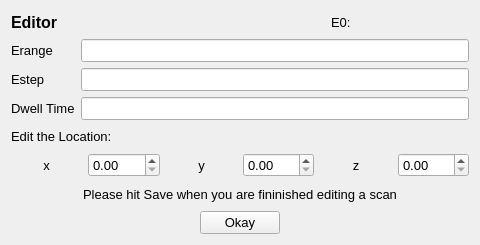
<?xml version="1.0" encoding="UTF-8"?>
<ui version="4.0">
 <class>Form</class>
 <widget class="QWidget" name="Form">
  <property name="geometry">
   <rect>
    <x>0</x>
    <y>0</y>
    <width>480</width>
    <height>245</height>
   </rect>
  </property>
  <property name="windowTitle">
   <string>Form</string>
  </property>
  <layout class="QVBoxLayout" name="verticalLayout">
   <item>
    <layout class="QHBoxLayout" name="horizontalLayout">
     <item>
      <widget class="QLabel" name="label">
       <property name="font">
        <font>
         <pointsize>12</pointsize>
         <weight>75</weight>
         <bold>true</bold>
        </font>
       </property>
       <property name="text">
        <string>Editor</string>
       </property>
      </widget>
     </item>
     <item>
      <spacer name="horizontalSpacer_3">
       <property name="orientation">
        <enum>Qt::Horizontal</enum>
       </property>
       <property name="sizeHint" stdset="0">
        <size>
         <width>40</width>
         <height>20</height>
        </size>
       </property>
      </spacer>
     </item>
     <item>
      <widget class="QLabel" name="label_7">
       <property name="font">
        <font>
         <pointsize>10</pointsize>
        </font>
       </property>
       <property name="text">
        <string>E0:</string>
       </property>
      </widget>
     </item>
     <item>
      <widget class="QLabel" name="E0">
       <property name="font">
        <font>
         <pointsize>10</pointsize>
        </font>
       </property>
       <property name="text">
        <string>                               </string>
       </property>
      </widget>
     </item>
    </layout>
   </item>
   <item>
    <layout class="QGridLayout" name="gridLayout">
     <item row="0" column="0">
      <widget class="QLabel" name="label_3">
       <property name="font">
        <font>
         <pointsize>10</pointsize>
        </font>
       </property>
       <property name="text">
        <string>Erange</string>
       </property>
      </widget>
     </item>
     <item row="1" column="0">
      <widget class="QLabel" name="label_4">
       <property name="font">
        <font>
         <pointsize>10</pointsize>
        </font>
       </property>
       <property name="text">
        <string>Estep</string>
       </property>
      </widget>
     </item>
     <item row="1" column="2">
      <widget class="QLineEdit" name="estep">
       <property name="font">
        <font>
         <pointsize>10</pointsize>
        </font>
       </property>
      </widget>
     </item>
     <item row="0" column="2">
      <widget class="QLineEdit" name="erange">
       <property name="font">
        <font>
         <pointsize>10</pointsize>
        </font>
       </property>
      </widget>
     </item>
     <item row="2" column="0">
      <widget class="QLabel" name="label_5">
       <property name="font">
        <font>
         <pointsize>10</pointsize>
        </font>
       </property>
       <property name="text">
        <string>Dwell Time</string>
       </property>
      </widget>
     </item>
     <item row="2" column="2">
      <widget class="QLineEdit" name="dwell">
       <property name="font">
        <font>
         <pointsize>10</pointsize>
        </font>
       </property>
      </widget>
     </item>
    </layout>
   </item>
   <item>
    <widget class="QLabel" name="label_6">
     <property name="font">
      <font>
       <pointsize>10</pointsize>
      </font>
     </property>
     <property name="text">
      <string>Edit the Location: </string>
     </property>
    </widget>
   </item>
   <item>
    <layout class="QHBoxLayout" name="horizontalLayout_2">
     <item>
      <widget class="QLabel" name="label_12">
       <property name="font">
        <font>
         <pointsize>10</pointsize>
        </font>
       </property>
       <property name="text">
        <string>x</string>
       </property>
       <property name="alignment">
        <set>Qt::AlignCenter</set>
       </property>
      </widget>
     </item>
     <item>
      <widget class="QDoubleSpinBox" name="x_motor">
       <property name="minimumSize">
        <size>
         <width>0</width>
         <height>0</height>
        </size>
       </property>
       <property name="font">
        <font>
         <pointsize>10</pointsize>
        </font>
       </property>
      </widget>
     </item>
     <item>
      <widget class="QLabel" name="label_13">
       <property name="font">
        <font>
         <pointsize>10</pointsize>
        </font>
       </property>
       <property name="text">
        <string>y</string>
       </property>
       <property name="alignment">
        <set>Qt::AlignCenter</set>
       </property>
      </widget>
     </item>
     <item>
      <widget class="QDoubleSpinBox" name="y_motor">
       <property name="font">
        <font>
         <pointsize>10</pointsize>
        </font>
       </property>
      </widget>
     </item>
     <item>
      <widget class="QLabel" name="label_14">
       <property name="font">
        <font>
         <pointsize>10</pointsize>
        </font>
       </property>
       <property name="text">
        <string>z</string>
       </property>
       <property name="alignment">
        <set>Qt::AlignCenter</set>
       </property>
      </widget>
     </item>
     <item>
      <widget class="QDoubleSpinBox" name="z_motor">
       <property name="font">
        <font>
         <pointsize>10</pointsize>
        </font>
       </property>
      </widget>
     </item>
    </layout>
   </item>
   <item>
    <widget class="QLabel" name="label_2">
     <property name="font">
      <font>
       <pointsize>10</pointsize>
      </font>
     </property>
     <property name="text">
      <string>Please hit Save when you are fininished editing a scan</string>
     </property>
     <property name="alignment">
      <set>Qt::AlignCenter</set>
     </property>
    </widget>
   </item>
   <item>
    <layout class="QHBoxLayout" name="horizontalLayout_4">
     <item>
      <spacer name="horizontalSpacer">
       <property name="orientation">
        <enum>Qt::Horizontal</enum>
       </property>
       <property name="sizeHint" stdset="0">
        <size>
         <width>40</width>
         <height>20</height>
        </size>
       </property>
      </spacer>
     </item>
     <item>
      <widget class="QPushButton" name="Okay">
       <property name="font">
        <font>
         <pointsize>10</pointsize>
        </font>
       </property>
       <property name="text">
        <string>Okay</string>
       </property>
      </widget>
     </item>
     <item>
      <spacer name="horizontalSpacer_2">
       <property name="orientation">
        <enum>Qt::Horizontal</enum>
       </property>
       <property name="sizeHint" stdset="0">
        <size>
         <width>40</width>
         <height>20</height>
        </size>
       </property>
      </spacer>
     </item>
    </layout>
   </item>
  </layout>
 </widget>
 <resources/>
 <connections/>
</ui>
